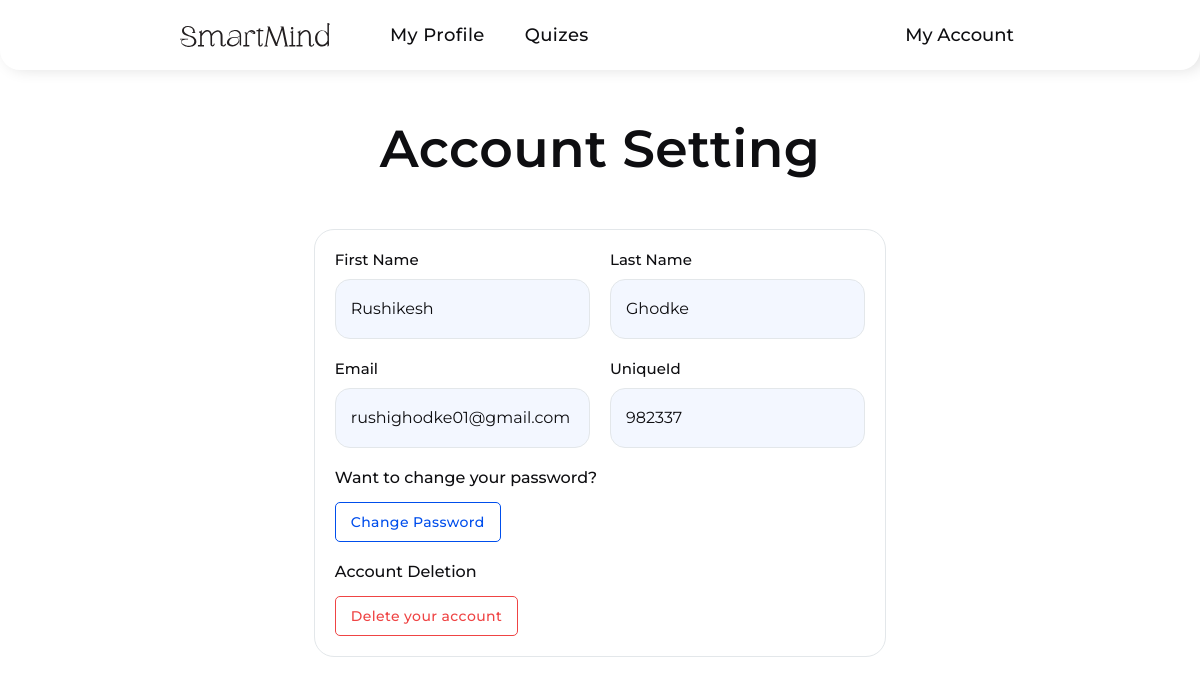
The app's page /user/setting.php (signed in), older data.
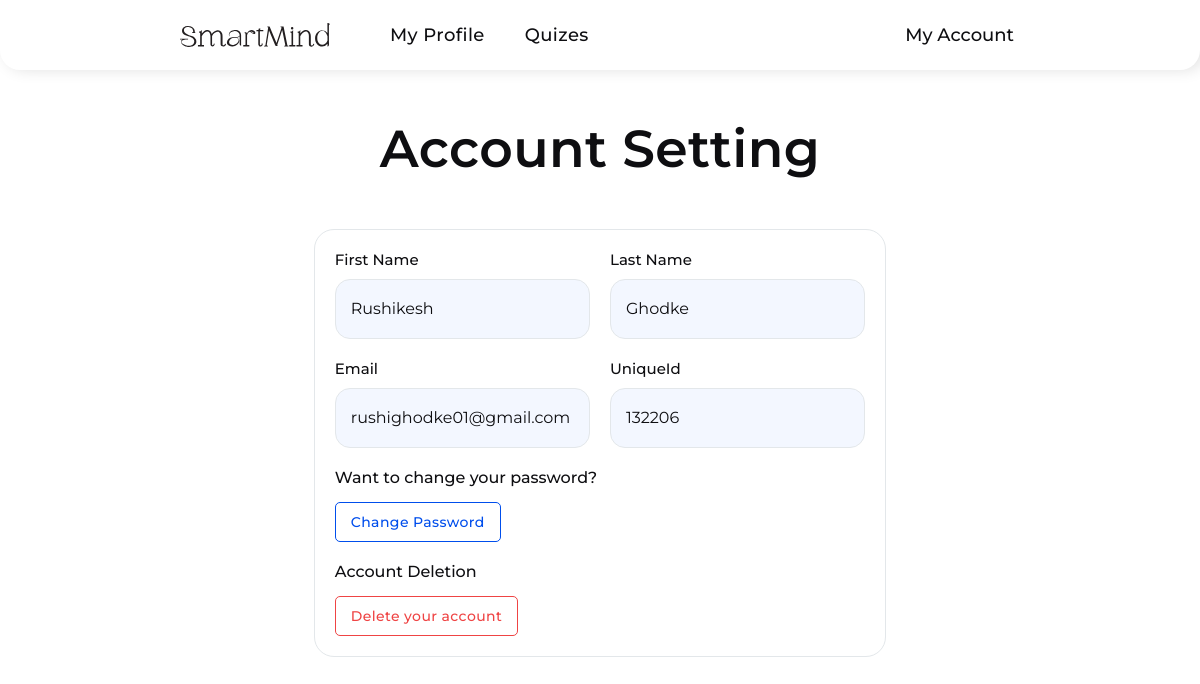
The same page, newer data.
### tables this page shows
CREATE TABLE `students` (
  `studentId` int(11) NOT NULL,
  `studentUniqueId` int(11) NOT NULL,
  `firstName` varchar(255) NOT NULL,
  `lastName` varchar(255) NOT NULL,
  `dateOfBirth` date NOT NULL,
  `gender` varchar(10) NOT NULL,
  `email` varchar(255) NOT NULL,
  `mobileNumber` varchar(10) NOT NULL,
  `username` varchar(255) NOT NULL,
  `studentImage` varchar(255) NOT NULL,
  `password` varchar(255) NOT NULL,
  `accountCreationDateTime` datetime NOT NULL,
  `verificationToken` varchar(255) NOT NULL,
  `tokenExpirationTime` datetime DEFAULT NULL,
  `isVerified` tinyint(1) NOT NULL
);

### assets/php/profileDetails.php (called while the page is built, shortened)
<?php
require "connection.php";
if (!empty($_SESSION['studentId'])) {
  $studentId = $_SESSION['studentId'];
  $selectQuery = mysqli_query($connection, "SELECT * FROM `students` WHERE `studentId` = $studentId");
  if ($selectQuery) {
    $fetchData = mysqli_fetch_assoc($selectQuery);
  }
  else {
    echo mysqli_error($connection);
  }
}
else
{
  header("Location: ../login.php");
}
?>

### assets/php/changePassword.php (called while the page is built, shortened)
<?php
include "connection.php";
if (!empty($_SESSION["studentId"])) {
  $studentId = $_SESSION["studentId"];
  $selectQuery = mysqli_query($connection, "SELECT * FROM `students` WHERE `studentId` = $studentId");
}

### user/setting.php (the view, shortened to what this page needs)
<?php
include "../assets/php/deleteAccount.php";
include "../assets/php/profileDetails.php";
include "../assets/php/changePassword.php";
?>
<!DOCTYPE html>
<html lang="en">
<head>
  <link rel="stylesheet" href="../assets/css/setting.css">
  <link rel="stylesheet" href="https://cdn-uicons.flaticon.com/2.1.0/uicons-regular-rounded/css/uicons-regular-rounded.css" />
  <link rel="stylesheet" href="https://cdn-uicons.flaticon.com/2.1.0/uicons-thin-straight/css/uicons-thin-straight.css" />
</head>
<body>
  <header class="header">
    <div class="left-side">
      <div class="logo">
        <img src="../assets/images/Logo.svg" alt="logo" />
      </div>
      <nav class="navbar">
        <ul>
          <li><a href="./profile.php">My Profile</a></li>
          <li><a href="./quizes.php">Quizes</a></li>
        </ul>
      </nav>
    </div>
    <div class="right-side">
      <div class="user">
        <span>My Account <i class="fi fi-rr-angle-small-down"></i></span>
      </div>
    </div>
  </header>
  <section class="setting-container">
    <div class="container">
      <div class="heading">
        <h1>Account Setting</h1>
      </div>
      <section class="setting-form-container">
        <form action="#" method="post" class="setting-form">
          <div class="input-group">
            <div class="input-field">
              <label for="firstName">First Name</label>
              <input type="text" name="firstName" id="firstName" value="<?php echo $fetchData['firstName']; ?>" id="firstName" placeholder="First Name" readonly />
            </div>
            <div class="input-field">
              <label for="lastName">Last Name</label>
              <input type="text" name="lastName" id="lastName" value="<?php echo $fetchData['lastName']; ?>" id="lastName" placeholder="Last Name" readonly />
            </div>
          </div>
          <div class="input-group">
            <div class="input-field">
              <label for="email">Email</label>
              <input type="email" name="email" id="email" value="<?php echo $fetchData['email']; ?>" id="email" placeholder="Email" readonly />
            </div>
            <div class="input-field">
              <label for="studentUniqueId">UniqueId</label>
              <input type="text" name="studentUniqueId" id="studentUniqueId" value="<?php echo $fetchData['studentUniqueId']; ?>" id="studentUniqueId" placeholder="Student UniqueId" readonly />
            </div>
          </div>
          <div class="change-password-btn">
            <span>Want to change your password?</span>
            <input type="submit" name="changePassword" class="changePwdBtn" value="Change Password" />
          </div>
          <div class="account-delete-btn">
            <span>Account Deletion</span>
            <button type="button" class="deleteBtn">Delete your account</button>
          </div>
        </form>
      </section>
    </div>
  </section>
</body>
</html>

Row changes from the older to the newer data that the page shows:
changed students "Rushikesh": studentUniqueId "982337" → "132206"
